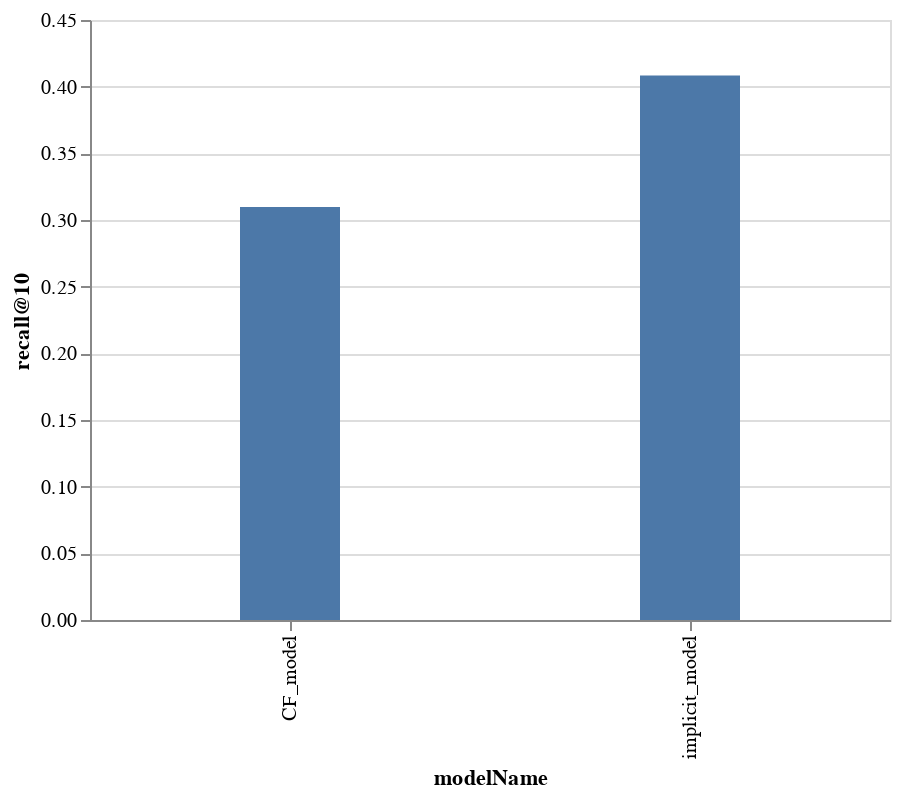

The cell this chart's notebook holds for it:
### Code cell
metrics_chart = alt.Chart(global_df, width=400).mark_bar(width=50).encode(
    x="modelName:O",
    y="recall@10:Q",
)
metrics_chart

### Figure 1 — Vega-Lite specification as saved in the notebook (floating-point values rounded to 4 significant figures)
{"config": {"view": {"continuousWidth": 400, "continuousHeight": 300}}, "data": {"name": "data-121a3e53b0068a57a0efc715451f11f9"}, "mark": {"type": "bar", "width": 50}, "encoding": {"x": {"type": "ordinal", "field": "modelName"}, "y": {"type": "quantitative", "field": "recall@10"}}, "width": 400, "$schema": "https://vega.github.io/schema/vega-lite/v4.8.1.json", "datasets": {"data-121a3e53b0068a57a0efc715451f11f9": [{"modelName": "CF_model", "recall@5": 0.2337, "precision@5": 0.04675, "f1_score@5": 0.07792, "ndcg@5": 0.1684, "recall@10": 0.3098, "precision@10": 0.03098, "f1_score@10": 0.05633, "ndcg@10": 0.1904, "recall@15": 0.3637, "precision@15": 0.02425, "f1_score@15": 0.04546, "ndcg@15": 0.2058}, {"modelName": "implicit_model", "recall@5": 0.3196, "precision@5": 0.06391, "f1_score@5": 0.1065, "ndcg@5": 0.2329, "recall@10": 0.4084, "precision@10": 0.04084, "f1_score@10": 0.07425, "ndcg@10": 0.2601, "recall@15": 0.4695, "precision@15": 0.0313, "f1_score@15": 0.05869, "ndcg@15": 0.2787}]}}
